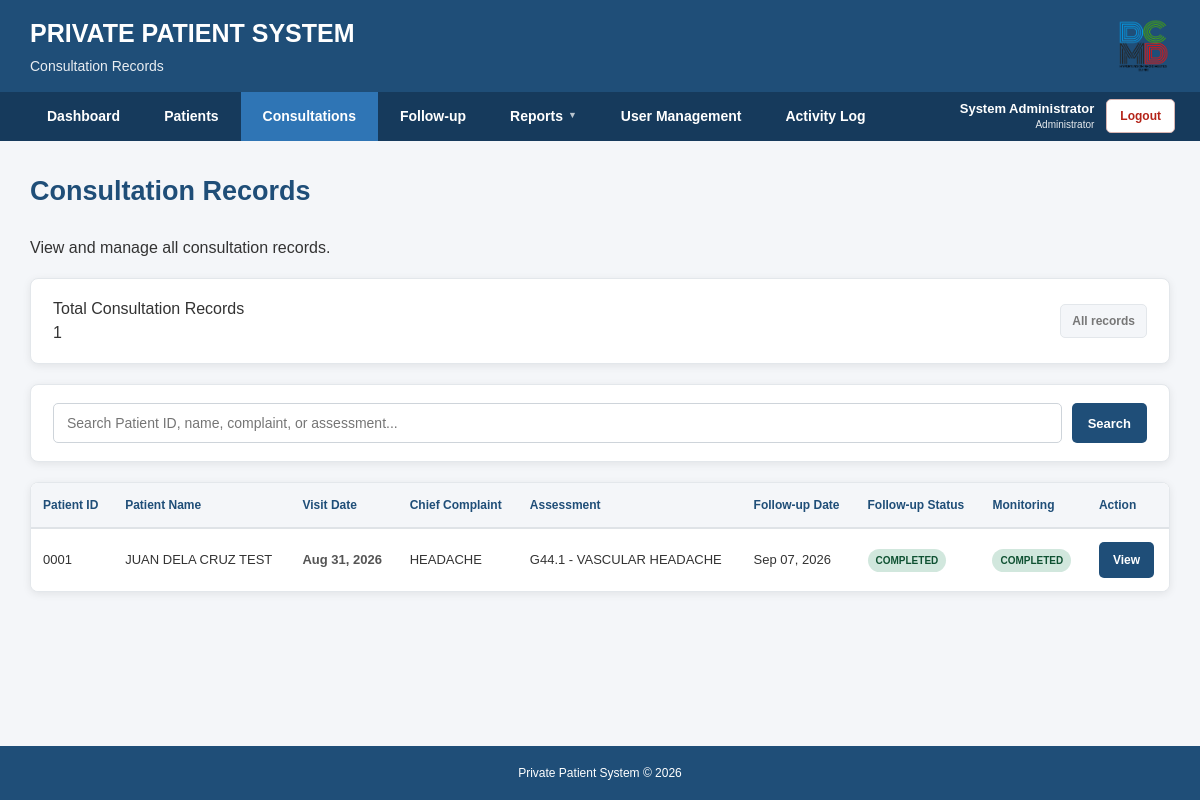
/patients/consultations.php (signed in), run on the app's committed database.
### tables this page shows
CREATE TABLE IF NOT EXISTS `consultations` (
  `id` int(11) NOT NULL AUTO_INCREMENT,
  `patient_id` int(11) NOT NULL,
  `visit_date` date NOT NULL,
  `chief_complaint` text,
  `history_illness` text,
  `blood_pressure` varchar(20) DEFAULT NULL,
  `temperature` decimal(4,1) DEFAULT NULL,
  `pulse_rate` int(11) DEFAULT NULL,
  `respiratory_rate` int(11) DEFAULT NULL,
  `oxygen_saturation` int(11) DEFAULT NULL,
  `weight` decimal(5,2) DEFAULT NULL,
  `height` decimal(5,2) DEFAULT NULL,
  `assessment` text,
  `medication` text,
  `management` text,
  `follow_up_date` date DEFAULT NULL,
  `remarks` text,
  `created_at` timestamp NOT NULL DEFAULT CURRENT_TIMESTAMP,
  `follow_up_status` varchar(30) NOT NULL DEFAULT 'PENDING',
  PRIMARY KEY (`id`),
  KEY `patient_id` (`patient_id`)
);

CREATE TABLE IF NOT EXISTS `patients` (
  `id` int(11) NOT NULL AUTO_INCREMENT,
  `patient_id` varchar(10) NOT NULL,
  `last_name` varchar(100) NOT NULL,
  `first_name` varchar(100) NOT NULL,
  `middle_name` varchar(100) DEFAULT NULL,
  `birthdate` date NOT NULL,
  `sex` enum('Male','Female') NOT NULL,
  `address` text,
  `contact_no` varchar(20) DEFAULT NULL,
  `emergency_contact` varchar(150) DEFAULT NULL,
  `emergency_contact_no` varchar(20) DEFAULT NULL,
  `date_registered` date NOT NULL,
  `status` enum('Active','Inactive','Deceased') NOT NULL DEFAULT 'Active',
  `created_at` timestamp NOT NULL DEFAULT CURRENT_TIMESTAMP,
  PRIMARY KEY (`id`),
  UNIQUE KEY `patient_id` (`patient_id`)
);

### patients/consultations.php (the view, shortened to what this page needs)
<?php
require_once "../config/database.php";
$search = isset($_GET['search'])
    ? trim($_GET['search'])
    : "";
if ($search !== "") {
    $searchValue = "%" . $search . "%";
    $sql = "
        SELECT
            c.id,
            c.patient_id,
            c.visit_date,
            c.chief_complaint,
            c.assessment,
            c.follow_up_date,
            c.follow_up_status,
            p.patient_id AS patient_number,
            p.first_name,
            p.middle_name,
            p.last_name
        FROM consultations c
        INNER JOIN patients p
            ON c.patient_id = p.id
        WHERE
            p.patient_id LIKE ?
            OR p.first_name LIKE ?
            OR p.middle_name LIKE ?
            OR p.last_name LIKE ?
            OR c.chief_complaint LIKE ?
            OR c.assessment LIKE ?
        ORDER BY
            c.visit_date DESC,
            c.id DESC
    ";
    $stmt = $conn->prepare($sql);
    if (!$stmt) {
        die("Database error: " . $conn->error);
    }
    $stmt->bind_param(
        "ssssss",
        $searchValue,
        $searchValue,
        $searchValue,
        $searchValue,
        $searchValue,
        $searchValue
    );
} else {
    $sql = "
        SELECT
            c.id,
            c.patient_id,
            c.visit_date,
            c.chief_complaint,
            c.assessment,
            c.follow_up_date,
            c.follow_up_status,
            p.patient_id AS patient_number,
            p.first_name,
            p.middle_name,
            p.last_name
        FROM consultations c
        INNER JOIN patients p
            ON c.patient_id = p.id
        ORDER BY
            c.visit_date DESC,
            c.id DESC
    ";
    $stmt = $conn->prepare($sql);
}
$stmt->execute();
$result = $stmt->get_result();
$totalConsultations = $result->num_rows;
include __DIR__ . "/../includes/header.php";
include __DIR__ . "/../includes/navigation.php";
?>
<main class="main-container consultations-page">
    <div class="section-header consultations-page-header">
        <div>
            <h2 class="page-title">
                Consultation Records
            </h2>
            <p class="page-description">
                View and manage all consultation records.
            </p>
        </div>
    </div>
    <div class="card consultations-summary-card">
        <div class="consultations-summary-content">
            <div>
                <div class="summary-label">
                    Total Consultation Records
                </div>
                <div class="summary-number">
                    <?php echo $totalConsultations; ?>
                </div>
            </div>
            <div class="consultations-summary-label">
                <?php
                if ($search !== "") {
                    echo "Search results";
                } else {
                    echo "All records";
                }
                ?>
            </div>
        </div>
    </div>
    <div class="card consultations-search-card">
        <form
            method="GET"
            action="consultations.php"
            class="consultations-search-form"
        >
            <input
                type="text"
                name="search"
                value="<?php echo htmlspecialchars($search); ?>"
                placeholder="Search Patient ID, name, complaint, or assessment..."
                autocomplete="off"
            >
            <button
                type="submit"
                class="btn btn-primary"
            >
                Search
            </button>
        </form>
    </div>
    <div class="card consultations-table-card">
        <?php if ($totalConsultations > 0) { ?>
            <div class="table-container consultations-table-container">
                <table class="consultations-table">
                    <thead>
                        <tr>
                            <th>
                                Patient ID
                            </th>
                            <th>
                                Patient Name
                            </th>
                            <th>
                                Visit Date
                            </th>
                            <th>
                                Chief Complaint
                            </th>
                            <th>
                                Assessment
                            </th>
                            <th>
                                Follow-up Date
                            </th>
                            <th>
                                Follow-up Status
                            </th>
                            <th>
                                Monitoring
                            </th>
                            <th>
                                Action
                            </th>
                        </tr>
                    </thead>
                    <tbody>
                    <?php while ($row = $result->fetch_assoc()) { ?>
                        <?php
                        $fullName = $row['first_name'];
                        if (!empty($row['middle_name'])) {
                            $fullName .=
                                " " .
                                $row['middle_name'];
                        }
                        $fullName .=
                            " " .
                            $row['last_name'];
                        $followUpStatus = strtoupper(
                            trim(
                                isset($row['follow_up_status'])
                                    ? $row['follow_up_status']
                                    : ""
                            )
                        );
                        $followUpClass = "status-pending";
                        if ($followUpStatus == "CONFIRMED") {
                            $followUpClass = "status-confirmed";
                        } elseif ($followUpStatus == "CANCELLED") {
                            $followUpClass = "status-cancelled";
                        } elseif ($followUpStatus == "COMPLETED") {
                            $followUpClass = "status-completed";
                        } elseif ($followUpStatus == "NO SHOW") {
                            $followUpClass = "status-no-show";
                        } elseif ($followUpStatus == "PENDING") {
                            $followUpClass = "status-pending";
                        } elseif ($followUpStatus == "ACTIVE") {
                            $followUpClass = "status-pending";
                        }
                        $monitoring = "—";
                        $monitoringClass = "status-active";
                        if (empty($row['follow_up_date'])) {
                            $monitoring = "NO FOLLOW-UP";
                            $monitoringClass = "status-active";
                        }
                        elseif ($followUpStatus == "CONFIRMED") {
                            $monitoring = "CONFIRMED";
                            $monitoringClass = "status-confirmed";
                        }
                        elseif ($followUpStatus == "CANCELLED") {
                            $monitoring = "CANCELLED";
                            $monitoringClass = "status-cancelled";
                        }
                        elseif ($followUpStatus == "COMPLETED") {
                            $monitoring = "COMPLETED";
                            $monitoringClass = "status-completed";
                        }
                        elseif ($followUpStatus == "NO SHOW") {
                            $monitoring = "NO SHOW";
                            $monitoringClass = "status-no-show";
                        }
                        ?>
                        <tr>
                            <td>
                                <span class="patient-id">
                                    <?php
                                    echo htmlspecialchars(
                                        $row['patient_number']
                                    );
                                    ?>
                                </span>
                            </td>
                            <td>
                                <span class="patient-name">
                                    <?php
                                    echo htmlspecialchars(
                                        $fullName
                                    );
                                    ?>
                                </span>
                            </td>
                            <td>
                                <span class="consultation-record-date">
                                    <?php
                                    echo date(
                                        "M d, Y",
                                        strtotime(
                                            $row['visit_date']
                                        )
                                    );
                                    ?>
                                </span>
                            </td>
                            <td class="consultation-record-text">
                                <?php
                                if (
                                    !empty(
                                        $row['chief_complaint']
                                    )
                                ) {
                                    echo htmlspecialchars(
                                        $row['chief_complaint']
                                    );
                                } else {
                                    echo "—";
                                }
                                ?>
                            </td>
                            <td class="consultation-record-text">
                                <?php
                                if (
                                    !empty(
                                        $row['assessment']
                                    )
                                ) {
                                    echo htmlspecialchars(
                                        $row['assessment']
                                    );
                                } else {
                                    echo "—";
                                }
                                ?>
                            </td>
                            <td>
                                <?php
                                if (
                                    !empty(
                                        $row['follow_up_date']
                                    )
                                ) {
                                    echo date(
                                        "M d, Y",
                                        strtotime(
                                            $row['follow_up_date']
                                        )
                                    );
                                } else {
                                    echo "—";
                                }
                                ?>
                            </td>
                            <td>
                                <span
                                    class="status <?php echo $followUpClass; ?>"
                                >
                                    <?php
                                    echo htmlspecialchars(
                                        $followUpStatus
                                    );
                                    ?>
                                </span>
                            </td>
                            <td>
                                <span
                                    class="status <?php echo $monitoringClass; ?>"
                                >
                                    <?php
                                    echo htmlspecialchars(
                                        $monitoring
                                    );
                                    ?>
                                </span>
                            </td>
                            <td>
                                <a
                                    href="consultation_view.php?id=<?php echo urlencode($row['id']); ?>"
                                    class="btn btn-primary consultation-record-view-btn"
                                >
                                    View
                                </a>
                            </td>
                        </tr>
                    <?php } ?>
                    </tbody>
                </table>
            </div>
        <?php } ?>
    </div>
</main>
<?php
include __DIR__ . "/../includes/footer.php";
?>

### data on the page
consultations: patient.patient_id "0001", patient.last_name "JUAN DELA CRUZ TEST", visit_date "Aug 31, 2026", chief_complaint "HEADACHE", assessment "G44.1 - VASCULAR HEADACHE", follow_up_date "Sep 07, 2026", follow_up_status "COMPLETED"

### other printed values
$pageSubtitle "Consultation Records"
$loggedInName "System Administrator"
$loggedInRole "Administrator"
$totalConsultations "1"
